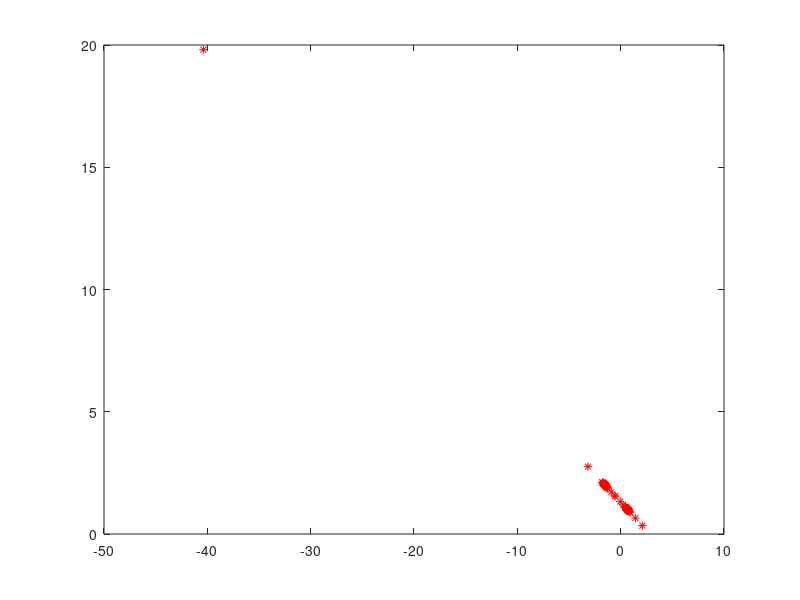
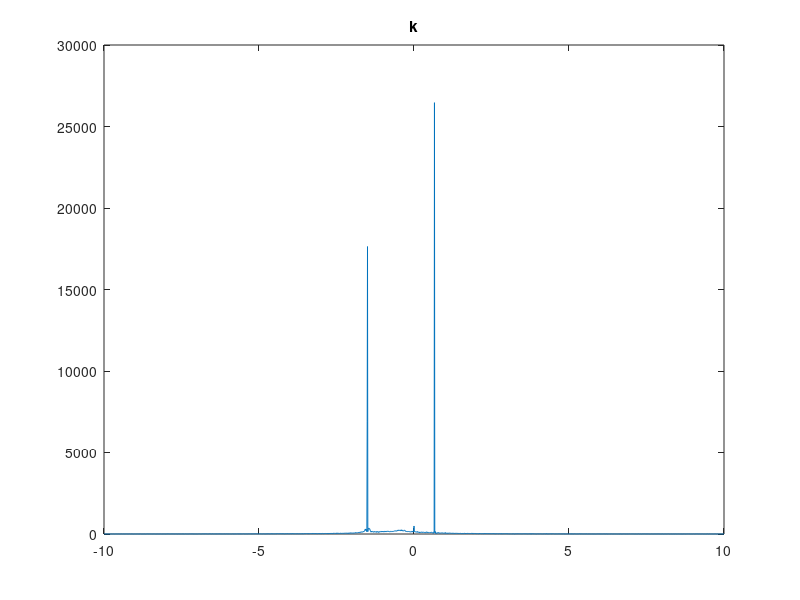
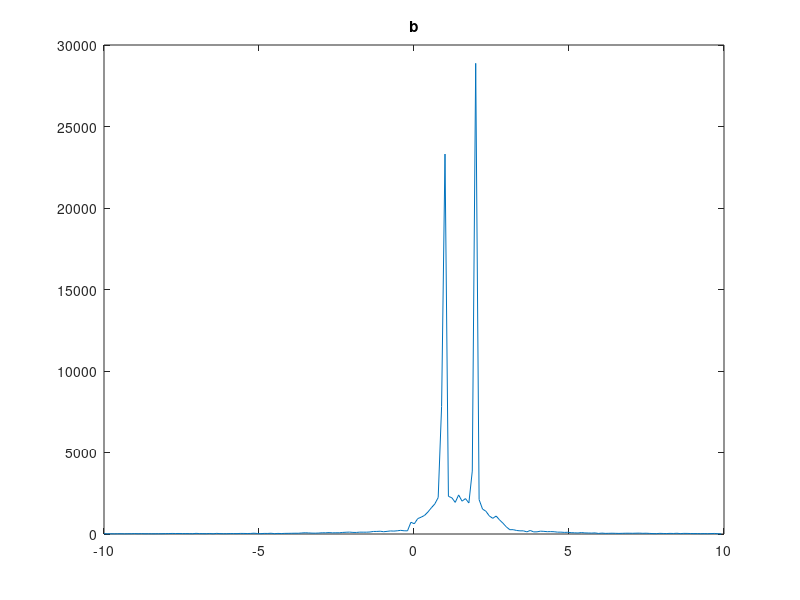
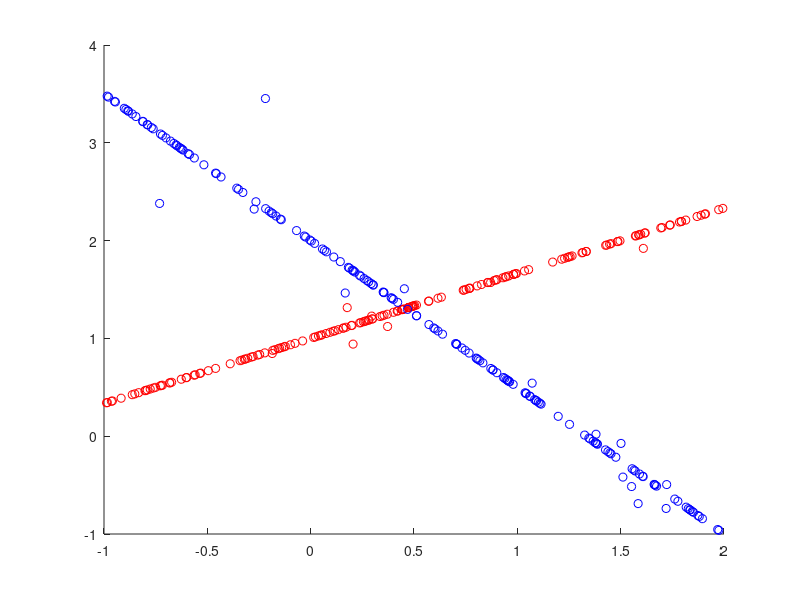

These figures' MATLAB source, in order:
clear;close all;addpath(genpath(pwd))
data=load('./data2/2a.mat');data=data.data;
% figure(1);axis([-2, 3 ,-0.5, 3])
% plot(data(1,:),data(2,:),'b*');
n=size(data,2);
k=zeros(n,n);
b=k;
for i=1:n
   x1=data(1,i);y1=data(2,i);
   for j=1:n
       if(i==j),continue; end
       x2=data(1,j);y2=data(2,j);
       if(x1==x2)
           k(i,j)=Inf;b(i,j)=x1;%vertical 
       elseif(y1==y2)
           k(i,j)=0;b(i,j)=Inf;
       else
           k(i,j)=(y1-y2)/(x1-x2);   b(i,j)=y1-k(i,j)*x1;
       end
   end
end
k1=reshape(k,1,[]);b1=reshape(b,1,[]);
%discretize k and b
k_bin=-10:0.01:10;      b_bin=-10:0.11:10;
b_hist=histc(b1,b_bin);
k_hist=histc(k1,k_bin);

figure(2);plot(k_bin,k_hist);title('k');
figure(3);plot(b_bin,b_hist);title('b');
[k_sorted,k_ind]=sort(k_hist,'descend');
[b_sorted,b_ind]=sort(b_hist,'descend');
k_sorted(1:10);
b_sorted(1:10);
k1=k_bin(k_ind(1));k2=k_bin(k_ind(2));
b1=b_bin(b_ind(2));b2=b_bin(b_ind(1));
%k1 k2  b1 b2 get
x=(b1-b2)/(k2-k1);
y=(b1-b2)/(k2-k1)*k1+b1;
%%getted cross point

% map data
data_mapped=zeros(size(data));
for i=1:n
   x1=data(1,i);y1=data(2,i);
   if(x1==x)
       data_mapped(1,i)=Inf;data_mapped(2,i)=x1;
   else
       k=(y-y1)/(x-x1);
       b=y-k*x;
       data_mapped(1,i)=k;
       data_mapped(2,i)=b;
   end
end
figure();plot(data_mapped(1,:),data_mapped(2,:),'r*');
idx=kmeans(data_mapped',2);
id1=find(idx==1);
id2=find(idx==2);

figure();hold on;
plot(data(1,id1),data(2,id1),'ro');
plot(data(1,id2),data(2,id2),'bo');